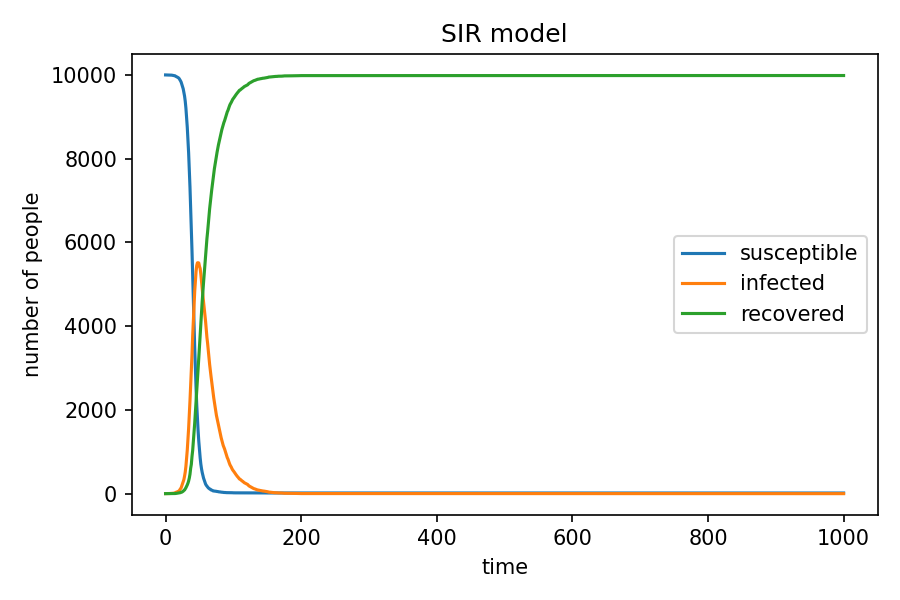

Reproduce this figure in Python.
import numpy as np
import matplotlib.pyplot as plt

# Basic parameters
N = 10000
beta = 0.3
gamma = 0.05
steps = 1000

# Initial conditions
S = N - 1
I = 1
R = 0

# Track values over time
S_history = [S]
I_history = [I]
R_history = [R]

# Pseudocode
# 1. For each time step:
# 2.   For every susceptible person, decide whether they become infected.
#      Infection probability = beta * (I / N).
# 3.   For every infected person, decide whether they recover.
#      Recovery probability = gamma.
# 4.   Update S, I, and R.
# 5.   Save the updated values.
for _ in range(steps):
    infection_prob = beta * (I / N)
    infection_prob = min(max(infection_prob, 0), 1)

    if S > 0:
        new_infections = np.random.choice([0, 1], size=S, p=[1 - infection_prob, infection_prob]).sum()
    else:
        new_infections = 0

    if I > 0:
        new_recoveries = np.random.choice([0, 1], size=I, p=[1 - gamma, gamma]).sum()
    else:
        new_recoveries = 0

    # Guard against impossible values
    new_infections = min(new_infections, S)
    new_recoveries = min(new_recoveries, I)

    S -= new_infections
    I += new_infections - new_recoveries
    R += new_recoveries

    S_history.append(S)
    I_history.append(I)
    R_history.append(R)

plt.figure(figsize=(6, 4), dpi=150)
plt.plot(S_history, label="susceptible")
plt.plot(I_history, label="infected")
plt.plot(R_history, label="recovered")
plt.xlabel("time")
plt.ylabel("number of people")
plt.title("SIR model")
plt.legend()
plt.tight_layout()
plt.savefig("C:/Users/ASUS/OneDrive - International Campus, Zhejiang University/桌面/大学/上课文件、手册及其分组/大一下/IBI 1/IBI1_2025-26/IBI1_2025-26/Practical 9/SIR.png")
plt.close()
